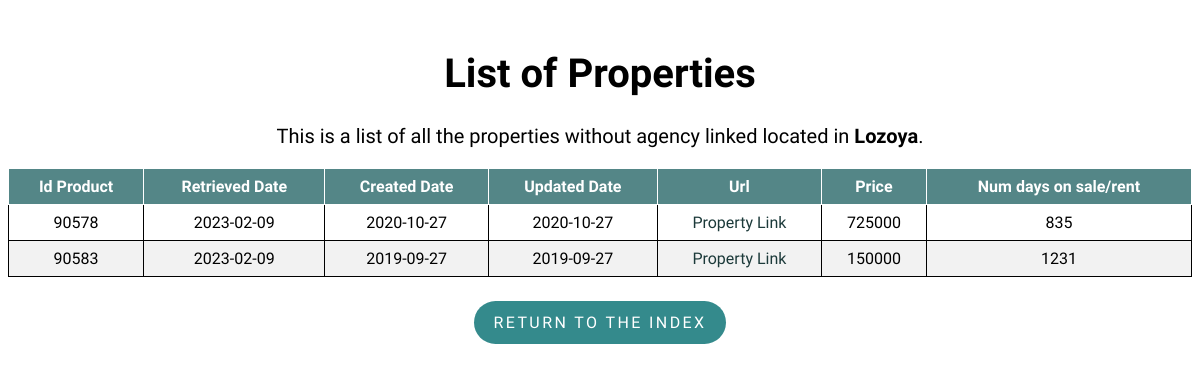
Page /property/Lozoya on the earlier database version.
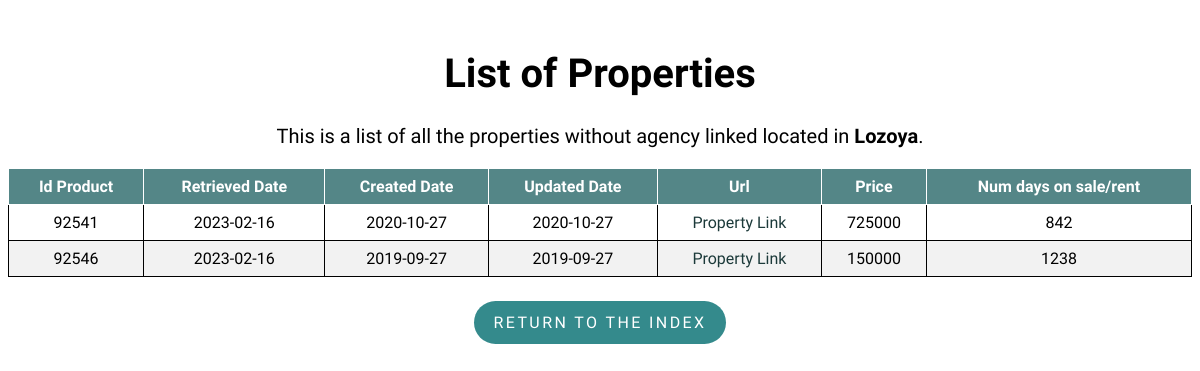
Same page on the later database version.
### flask-app/read_db.py (models this page shows)
class Property(db.Model):
    __tablename__ = 'properties'
    id_product = db.Column(db.Integer, primary_key=True)
    retrieved_date = db.Column(db.Date)
    created_date = db.Column(db.Date)
    url = db.Column(db.Text)
    mobile = db.Column(db.Integer)
    agency = db.Column(db.Text)
    real_estate_id = db.Column(db.Integer)
    price = db.Column(db.Integer)
    type_id = db.Column(db.Integer)
    trans_type_id = db.Column(db.Integer)
    location = db.Column(db.Text)
    num_days = db.Column(db.Integer)
    updated_date = db.Column(db.Date)

### flask-app/read_db.py (the view)
@app.route('/property/<location>', methods=['GET', 'POST'])
def property(location):
    properties = Property.query.filter_by(
        type_id=1, location=location).order_by(Property.url).distinct()
    return render_template('list.html', properties=properties, location=location)

### flask-app/templates/list.html (shortened to what this page needs)
<!DOCTYPE html>
<html lang="en">
<head>
    <link rel="stylesheet" type="text/css" href="{{ url_for('static', filename='styles/style.css') }}">
    <link rel="stylesheet" type="text/css" href="{{ url_for('static', filename='styles/tablesort.css') }}">
</head>
<body>
    <h1 class="list_header" style="font-size:40px;">List of Properties</h1>
    <p class="list_header" style="margin-top: 25px;font-size:20px;">This is a list of all the properties without agency linked located in
        <strong>{{ location }}</strong>.
    </p>
    <table class="table table-sortable">
        <thead>
            <tr>
                <th>Id Product</th>
                <th>Retrieved Date</th>
                <th>Created Date</th>
                <th>Updated Date</th>
                <th>Url</th>
                <th>Price</th>
                <th>Num days on sale/rent</th>
            </tr>
        </thead>
        <tbody>
            {% for property in properties %}
            <tr>
                <td>{{ property.id_product }}</td>
                <td>{{ property.retrieved_date }}</td>
                <td>{{ property.created_date }}</td>
                <td>{{ property.updated_date }}</td>
                <td>
                    <a class="property_link" href={{ property.url }}>Property Link</a>
                </td>
                <td><a>{{ property.price }}</a></td>
                <td>{{ property.num_days }}</td>
            </tr>
            {% endfor %}
        </tbody>
    </table>
    <div class = "btn_container">
        <p class="return_btn"><a class = "btn_link" href="{{ url_for('index') }}">Return to the index</a></p>
    </div>
</body>
</html>

Differences in the rows shown:
removed Property: id_product "90578", retrieved_date "2023-02-09", created_date "2020-10-27", updated_date "2020-10-27", price "725000", num_days "835"
removed Property: id_product "90583", retrieved_date "2023-02-09", created_date "2019-09-27", updated_date "2019-09-27", price "150000", num_days "1231"
added Property: id_product "92541", retrieved_date "2023-02-16", created_date "2020-10-27", updated_date "2020-10-27", price "725000", num_days "842"
added Property: id_product "92546", retrieved_date "2023-02-16", created_date "2019-09-27", updated_date "2019-09-27", price "150000", num_days "1238"
